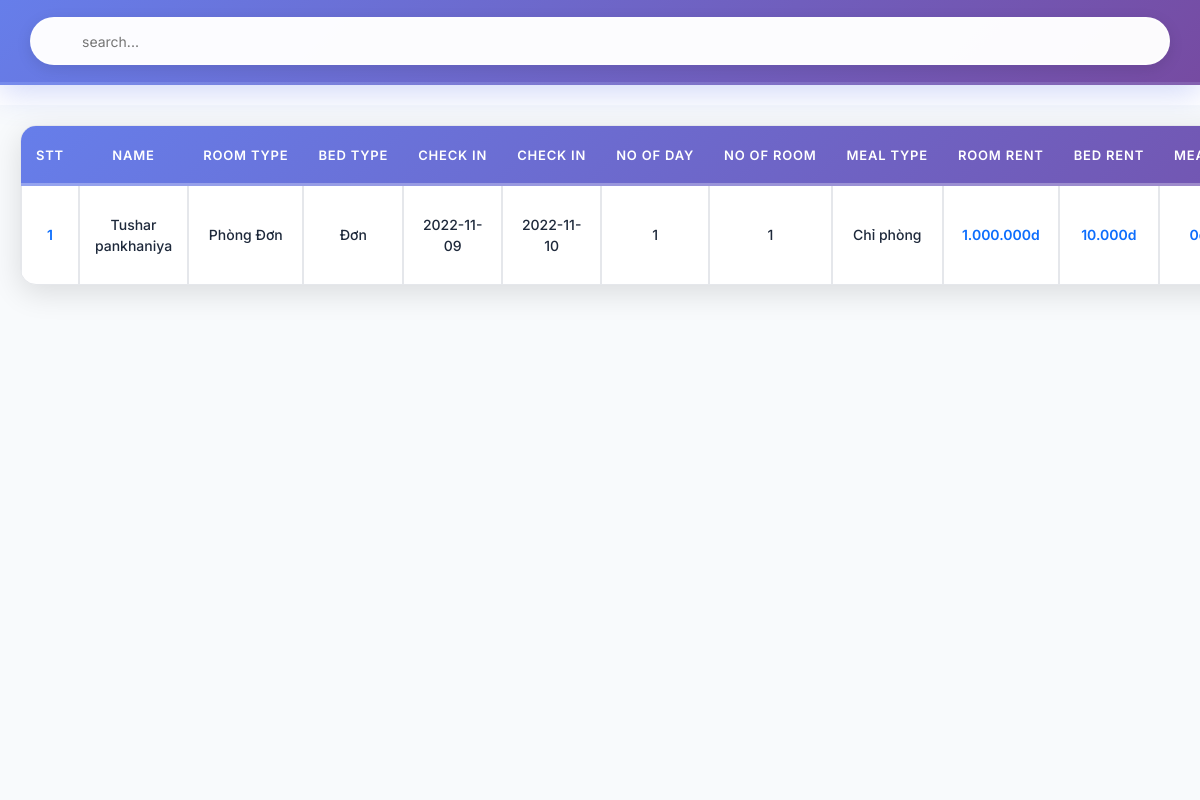
Page /admin/modules/payment/index.php on the earlier database version.
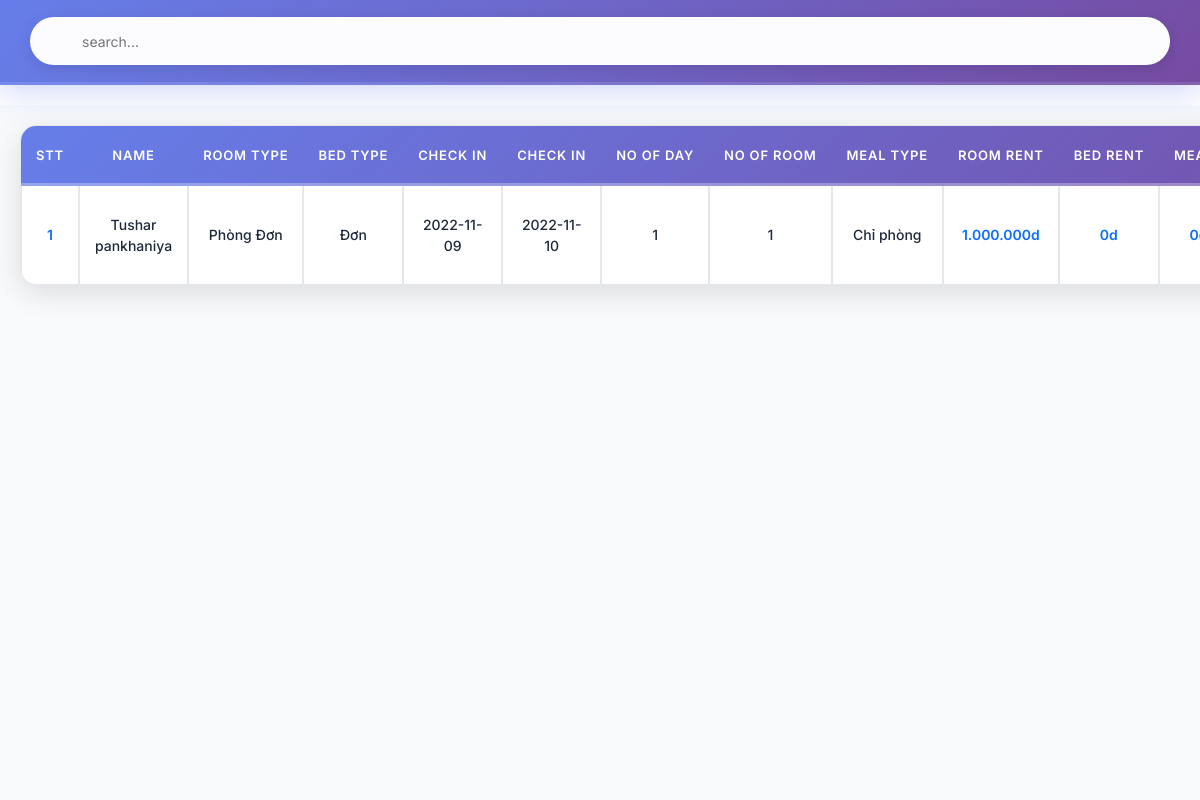
Same page on the later database version.
### tables this page shows
CREATE TABLE `payment` (
  `id` int(30) NOT NULL,
  `Name` varchar(30) NOT NULL,
  `Email` varchar(30) NOT NULL,
  `RoomType` varchar(30) NOT NULL,
  `Bed` varchar(30) NOT NULL,
  `NoofRoom` int(30) NOT NULL,
  `cin` date NOT NULL,
  `cout` date NOT NULL,
  `noofdays` int(30) NOT NULL,
  `roomtotal` double(12,2) NOT NULL COMMENT 'Tổng tiền phòng - Format SQL: CONCAT(REPLACE(FORMAT(roomtotal, 0), ",", "."), "d") -> "1.000.000d"',
  `bedtotal` double(12,2) NOT NULL COMMENT 'Tổng tiền giường - Format SQL: CONCAT(REPLACE(FORMAT(bedtotal, 0), ",", "."), "d") -> "0d"',
  `meal` varchar(30) NOT NULL,
  `mealtotal` double(12,2) NOT NULL COMMENT 'Tổng tiền bữa ăn - Format SQL: CONCAT(REPLACE(FORMAT(mealtotal, 0), ",", "."), "d") -> "0d"',
  `finaltotal` double(12,2) NOT NULL COMMENT 'Tổng thanh toán - Format SQL: CONCAT(REPLACE(FORMAT(finaltotal, 0), ",", "."), "d") -> "1.000.000d"'
);

### admin/modules/payment/index.php (the view, shortened to what this page needs)
<!DOCTYPE html>
<html lang="en">
<head>
    <link href="https://cdn.jsdelivr.net/npm/bootstrap@5.0.2/dist/css/bootstrap.min.css" rel="stylesheet">
    <link rel="stylesheet" href="https://cdnjs.cloudflare.com/ajax/libs/font-awesome/6.2.0/css/all.min.css"/>
	<link rel="stylesheet" href="../booking/booking.css">
</head>
<body>
	<div class="searchsection">
        <input type="text" name="search_bar" id="search_bar" placeholder="search..." onkeyup="searchFun()">
    </div>
    <div class="roombooktable" class="table-responsive-xl">
        <?php
            $paymanttablesql = "SELECT * FROM payment";
            $paymantresult = mysqli_query($conn, $paymanttablesql);
        ?>
        <table class="table table-bordered" id="table-data">
            <thead>
                <tr>
                    <th scope="col">STT</th>
                    <th scope="col">Name</th>
                    <th scope="col">Room Type</th>
                    <th scope="col">Bed Type</th>
                    <th scope="col">Check In</th>
                    <th scope="col">Check In</th>
					<th scope="col">No of Day</th>
                    <th scope="col">No of Room</th>
					<th scope="col">Meal Type</th>
                    <th scope="col">Room Rent</th>
                    <th scope="col">Bed Rent</th>
                    <th scope="col">Meals</th>
                </tr>
            </thead>
            <tbody>
            <?php
            $stt = 1;
            while ($res = mysqli_fetch_array($paymantresult)) {
            ?>
                <tr>
                    <td>
                        <span style="font-weight: 600; color: #0d6efd;">
                            <?php echo $stt++; ?>
                        </span>
                    </td>
                    <td><?php echo $res['Name'] ?></td>
                    <td><?php echo $res['RoomType'] ?></td>
                    <td><?php echo $res['Bed'] ?></td>
					<td><?php echo $res['cin'] ?></td>
                    <td><?php echo $res['cout'] ?></td>
					<td><?php echo $res['noofdays'] ?></td>
                    <td><?php echo $res['NoofRoom'] ?></td>
                    <td><?php echo $res['meal'] ?></td>
                    <td style="font-weight: 600; color: #0d6efd;"><?php echo number_format($res['roomtotal'], 0, ',', '.') . 'd'; ?></td>
					<td style="font-weight: 600; color: #0d6efd;"><?php echo number_format($res['bedtotal'], 0, ',', '.') . 'd'; ?></td>
					<td style="font-weight: 600; color: #0d6efd;"><?php echo number_format($res['mealtotal'], 0, ',', '.') . 'd'; ?></td>
                </tr>
            <?php
            }
            ?>
            </tbody>
        </table>
    </div>
</body>
</html>

Differences in the rows shown:
changed payment "Tushar pankhaniya": bedtotal "10.000" → "0"
